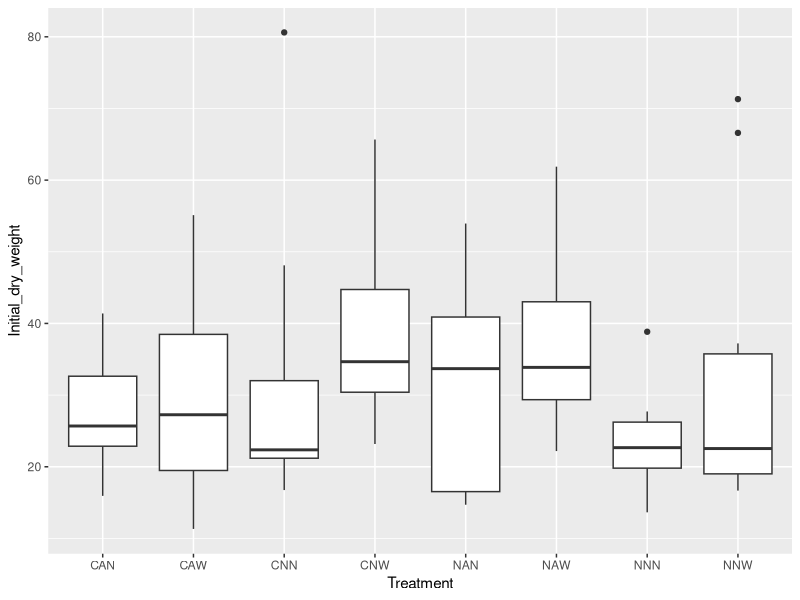

Reproduce this figure in R.
## ---- chunk 1
knitr::opts_chunk$set(echo = TRUE)

require(tidyverse)
require(here)
## ---- chunk 2
weights <- read_csv(here("data/Coral_buoyant_weights.csv"))

metadat <- read.csv(here("data/Coral_metadata.csv")) 
## ---- chunk 3
weights %>% 
  full_join(metadat) -> weightCor


weightCor %>% 
  ggplot(aes(x = Treatment, y = Initial_dry_weight)) +
  geom_boxplot()
## ---- chunk 4
m1 <- aov(Initial_dry_weight ~ Treatment, data = weightCor)
  summary(m1) # means appear to be the same
